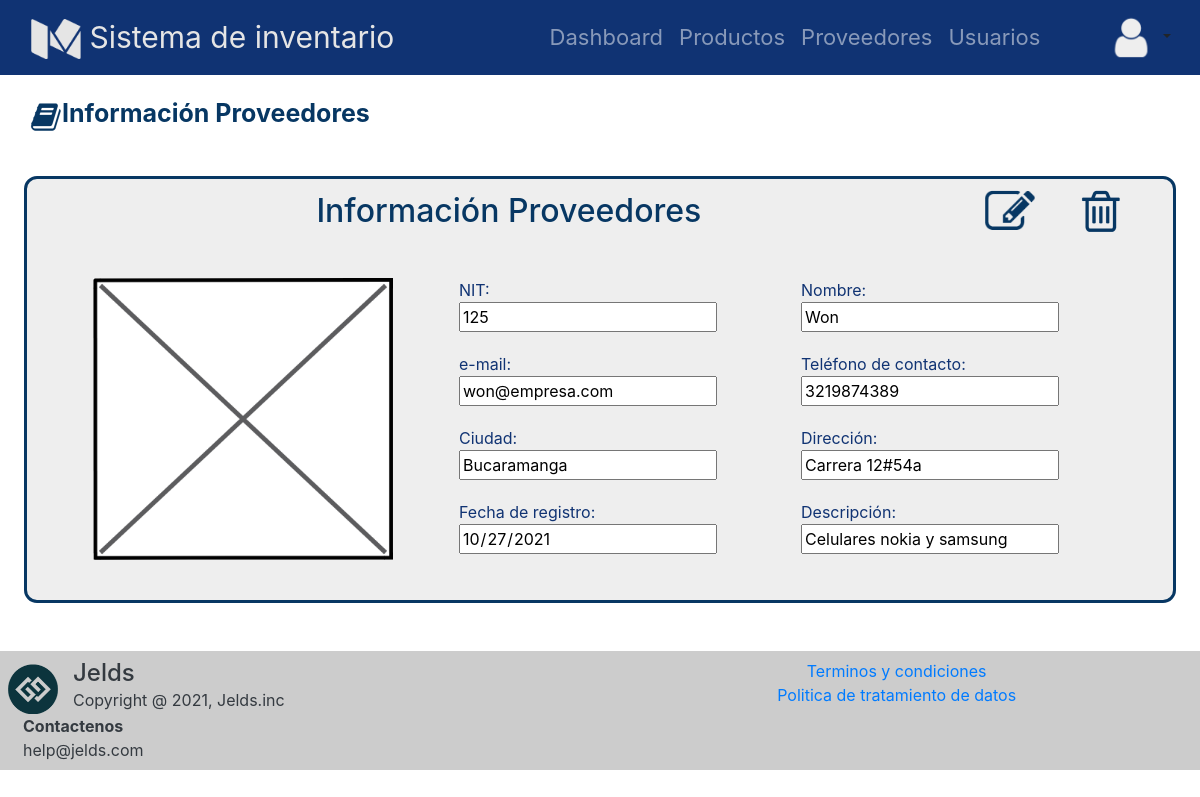
The page /proveedores/informacion/125 on the database its author committed.
### tables this page shows
CREATE TABLE proveedor (id_prov INTEGER NOT NULL, nom_prov VARCHAR (25) NOT NULL, dirección_prov VARCHAR (30) NOT NULL, email_prov VARCHAR NOT NULL, fecha_ingreso_prov DATETIME DEFAULT CURRENT_TIMESTAMP, img_prov VARCHAR, ciudad_prov VARCHAR (30) NOT NULL, tel_prov INTEGER, desc_prov TEXT, PRIMARY KEY (id_prov));

### app.py (the view)
@app.route("/proveedores/informacion/<int:id>", methods=["GET"])
def info_proveedor_vista(id):
    proveedor=get_one_proveedor(id)
    submenu="Información"
    menu="Proveedores"
    return render_template('formularioProUser.html', submenu=submenu, menu=menu, tabla=proveedor)

### database/database_controller.py (called while the page is built)
def get_one_proveedor(id):
    db = get_db()
    cursor = db.cursor()
    statement= "SELECT id_prov,nom_prov,dirección_prov,email_prov,ciudad_prov,img_prov,fecha_ingreso_prov,desc_prov,tel_prov FROM proveedor WHERE id_prov=?;"
    cursor.execute(statement,[id])
    return cursor.fetchone()

### database/db.py (called while the page is built)
def get_db():
    try:
        if 'db' not in g:
            g.db = sqlite3.connect('database/inventario.db')
        return g.db
    except Error:
        print("Error en la base de datos: " + Error)

### templates/formularioProUser.html (shortened to what this page needs)
{% extends "base.html" %}
{% block css %}
<link rel="stylesheet" href="{{ url_for('static', filename='css/normalize.min.css') }}">
<link rel="stylesheet" href="https://cdn.jsdelivr.net/npm/bootstrap@4.5.3/dist/css/bootstrap.min.css">
<link rel="stylesheet" href="{{ url_for('static', filename='css/estiloproducto.css') }}">
{% endblock %}
{% block content %}
<section >
    <div class="nombre_titulo">
        <div class="img">
            {% if submenu=='Registrar' %}
            <img src="{{ url_for('static', filename='img/add.png') }}" alt="" width="32" height="32" class="d-inline-block align-text-top">
            {% elif submenu=='Editar' %}
            <img src="{{ url_for('static', filename='img/edit.png') }}" alt="" width="32" height="32" class="d-inline-block align-text-top">
            {% else %}
            <img src="{{ url_for('static', filename='img/info.png') }}" alt="" width="32" height="32" class="d-inline-block align-text-top">
            {% endif %}
        </div>
        <div class="nombre">
            <p>{{submenu}} {{menu}}</p>
        </div>
    </div>
    <div class="presentacion">
        <div class="container">
            <div class="row m-sm-2" id="contenedor_titulo">
                <div class="col-10">
                     <h2>{{submenu}} {{menu}}</h2>
                 </div>
                 {%if submenu=='Registrar' or submenu =='Editar'%}
                 <div class="col" id="col_2">
                     <input type="submit" form="formulario" class="btn btn-outline-success" id="btn_enviar" value="" onsubmit="send()">
                 </div>
                 <div class="col" id="col_2">
                     <input type="reset" form="formulario" class="btn btn-outline-danger" id="btn_cancelar" onclick="location.reload()" value="">
                 </div>
                 {%elif submenu=='Información'%}
                <div class="col" id="col_2">
                    {% if menu=='Productos' %}
                    <a href="{{url_for('editar_producto_vista') }}">
                    {% elif menu=='Proveedores' %}
                    <a href="{{url_for('editar_proveedor_vista',id=tabla[0])}}">
                    {% else %}
                    <a href="{{url_for('editar_usuario_vista',id=tabla[0])}}">
                    {% endif %}
                        <img src={{ url_for('static', filename='img/edit.png') }}  width="50" class="sobre"/>
                    </a>
                </div>
                <div class="col" id="col_2">
                        <a href="#eliminar{{tabla[0]}}" data-toggle="modal"><input type="image" width="48" src={{ url_for('static', filename='img/delete.png') }} class="sobre" id="btn-eliminar"/></a>
                </div>
                 {% endif %}
            </div>
        </div>
        <div class="foto-formulario">
            {%if submenu == 'Editar'%}
            <div class="foto_producto">
                <div class="contenedor_img">
                    <div id="preview" class="imagen"><img src="/static/img/{{tabla[5]}}" alt=""></div>
                </div>
                <div class="input-group">
                    <input type="file" accept="image/*" form="formulario" name="img" class="" id="seleccionArchivos" aria-describedby="inputGroupFileAddon04" aria-label="Upload" onclick="previsualizar()">
                    <script src="/static/js/script.js"></script>
                </div>
            </div>
            <div class="formulario">
                <form action="/update-{{menu}}"  id="formulario" method="POST">
                    {%if menu=='Usuarios'%}
                    <div>
                        <p>
                            Identificación:
                        </p>
                        <input readonly value="{{tabla[0]}}" maxlength="10" minlength="7" name="content" type="number">
                    </div>
                    {%else%}
                    <div>
                        <p>
                            NIT:
                        </p>
                        <input readonly value="{{tabla[0]}}" name="id" autofocus type="number">
                    </div>
                    {%endif%}
                    <div>
                        <p for="">
                            Nombre:
                        </p>
                        <input value="{{tabla[1]}}" name="nombre" type="text" minlength="2">
                    </div>
                    {%if menu=='Usuarios'%}
                    <div>
                        <p for="">
                            Usuario:
                        </p>
                        <input readonly  value="{{tabla[2]}}" name="usuario" id="contra" type="text" onsubmit="validar_contraseña()">
                    </div>
                    {%else%}
                    <div>
                        <p for="">
                            e-mail:
                        </p>
                        <input value="{{tabla[3]}}" name="email" type="email">
                    </div>
                    {%endif%}
                    {%if menu=='Usuarios'%}
                    <div>
                        <p for="">
                            Contraseña:
                        </p>
                        <input value="{{tabla[3]}}" name="password" type="password" id="password">
                    </div>
                    {%else%}
                    <div>
                        <p for="">
                            Teléfono de contacto:
                        </p>
                        <input value="{{tabla[8]}}" name="telefono" type="number" min="3000000000" max="3600000000">
                    </div>
                    {%endif%}
                    {%if menu=='Usuarios'%}
                    <div>
                        <p for="">
                            E-mail:
                        </p>
                        <input value="{{tabla[4]}}" name="email" type="email">
                    </div>
                    {%else%}
                    <div>
                        <p for="">
                            Ciudad:
                        </p>
                        <input value="{{tabla[4]}}" name="ciudad" type="text">
                    </div>
                    {%endif%}
                    {%if menu=='Usuarios'%}
                    <div>
                        <p for="">
                            Teléfono de contacto:
                        </p>
                        <input value="{{tabla[8]}}" name="telefono" type="number" min="3000000000" max="3600000000">
                    </div>
                    {%else%}
                    <div>
                        <p for="">
                            Dirección:
                        </p>
                        <input value="{{tabla[2]}}" name="direccion" type="text" min="">
                    </div>
                    {%endif%}
                    <div>
                        <p for="">
                            Fecha de registro:
                        </p>
                        <input value="{{tabla[6]}}" type="date" name="fregistro" placeholder="dd/mm/aaaa" required>
                    </div>
                    {%if menu!='Usuarios'%}
                    <div>
                        <p for="">
                            Descripción:
                        </p>
                        <input value="{{tabla[7]}}" name="descripcion" type="text">
                    </div>
                    <div>
                    {%endif%}
                    {% if menu=='Usuarios' %}
                    <div>
                        <p for="">
                            Rol:
                        </p>
                        <select name="rol">
                            {%if tabla[7]=='1'%}
                            <option value="1">Usuario final</option>
                            <option value="2">Administrador</option>
                            <option value="3">Super administrador</option>
                            {%elif tabla[7]=='2'%}
                            <option value="2">Administrador</option>
                            <option value="1">Usuario final</option>
                            <option value="3">Super administrador</option>
                            {%else%}
                            <option value="3">Super administrador</option>
                            <option value="1">Usuario final</option>
                            <option value="2">Administrador</option>
                            {%endif%}
                        </select>
                    </div>
                    {% endif %}
                </form>
            </div>
            {%elif submenu =='Información'%}
            <div class="foto_producto">
                <img src='/static/img/{{tabla[5]}}'/>
            </div>
            <div class="formulario">
                <form action="" method="GET">
                    {%if menu=='Usuarios'%}
                    <div>
                        <p>
                            Identificación:
                        </p>
                        <input readonly value="{{tabla[0]}}" maxlength="10" minlength="7" name="content" type="number">
                    </div>
                    {%else%}
                    <div>
                        <p>
                            NIT:
                        </p>
                        <input readonly value="{{tabla[0]}}" autofocus type="number">
                    </div>
                    {%endif%}
                    <div>
                        <p for="">
                            Nombre:
                        </p>
                        <input readonly value="{{tabla[1]}}" name="nombre" type="text" minlength="2">
                    </div>
                    {%if menu=='Usuarios'%}
                    <div>
                        <p for="">
                            Usuario:
                        </p>
                        <input readonly value="{{tabla[2]}}" name="usuario" id="contra" type="text" onsubmit="validar_contraseña()">
                    </div>
                    {%else%}
                    <div>
                        <p for="">
                            e-mail:
                        </p>
                        <input readonly value="{{tabla[3]}}" name="email" type="email">
                    </div>
                    {%endif%}
                    {%if menu=='Usuarios'%}
                    <div>
                        <p for="">
                            Password:
                        </p>
                        <input readonly value="{{tabla[3]}}" name="password" type="password">
                    </div>
                    {%else%}
                    <div>
                        <p for="">
                            Teléfono de contacto:
                        </p>
                        <input  readonly value="{{tabla[8]}}" name="telefono" type="number" min="3000000000" max="3600000000">
                    </div>
                    {%endif%}
                    {%if menu=='Usuarios'%}
                    <div>
                        <p for="">
                            E-mail:
                        </p>
                        <input readonly value="{{tabla[4]}}" name="email" type="email">
                    </div>
                    {%else%}
                    <div>
                        <p for="">
                            Ciudad:
                        </p>
                        <input readonly value="{{tabla[4]}}" name="ciudad" type="text">
                    </div>
                    {%endif%}
                    {%if menu=='Usuarios'%}
                    <div>
                        <p for="">
                            Teléfono de contacto:
                        </p>
                        <input readonly value="{{tabla[8]}}" name="telefono" type="number" min="3000000000" max="3600000000">
                    </div>
                    {%else%}
                    <div>
                        <p for="">
                            Dirección:
                        </p>
                        <input readonly value="{{tabla[2]}}" name="direccion" type="text" min="">
                    </div>
                    {%endif%}
                    <div>
                        <p for="">
                            Fecha de registro:
                        </p>
                        <input readonly value="{{tabla[6]}}" type="date" name="fregistro" placeholder="dd/mm/aaaa" required>
                    </div>
                    {%if menu!='Usuarios'%}
                    <div>
                        <p for="">
                            Descripción:
                        </p>
                        <input readonly value="{{tabla[7]}}" name="descripcion" type="text">
                    </div>
                    {%endif%}
                </form>
            </div>
            {%endif%}
        </div>
    </div>
</section>
{% endblock %}

### static/css/estiloproducto.css (style rules this page uses)
.nombre_titulo { margin: 20px 30px 10px 30px; font-size: 25px; font-weight: bold; display: flex; }
.nombre { color: #073763 !important; }
.img { margin-top: 3px; }
.presentacion h2 { margin-top: 5px; padding-bottom: 20px; text-align: center; color: #073763; }
.foto-formulario { display: grid !important; grid-template-columns: 1fr 2fr; gap: 50px; margin: 20px 50px 20px 50px; }
.foto_producto { text-align: center; }
.foto_producto img { width: 300px; margin-bottom: 20px;; }
.formulario form { display: grid !important; gap: 20px; grid-template-columns: repeat(2, 1fr); }
.formulario form input { width: 80%; }
.presentacion { margin-top: 40px !important; background-color: #eeeeee; border: solid; border-color: #073763; border-radius: 13px; margin: auto; width: 96%; }
.presentacion h2 { margin-top: 5px; text-align: center; color: #073763; }
#col_2 { position: relative; display: grid; justify-content: center; }

### static/css/estiloheader.css (style rules this page uses)
body { color: white }
body section { color: #103373; }
col h4, p { margin-bottom: 0px; text-align: left; }

### rows shown on the page
proveedor: img_prov (picture), id_prov "125", nombre "Won", email "won@empresa.com", telefono "3219874389", ciudad "Bucaramanga", direccion "Carrera 12#54a", fregistro "10/27/2021", descripcion "Celulares nokia y samsung"

### other values the page prints
{{ submenu }} "Información"
{{ menu }} "Proveedores"
